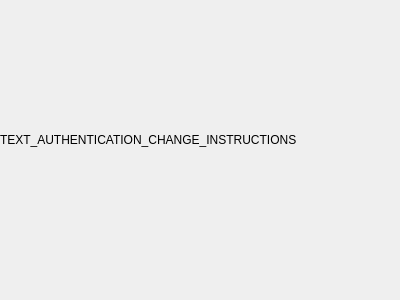
<?xml version="1.0" encoding="UTF-8"?>
<ui version="4.0">
 <class>AuthenticationChangePage1Widget</class>
 <widget class="QWidget" name="AuthenticationChangePage1Widget">
  <property name="geometry">
   <rect>
    <x>0</x>
    <y>0</y>
    <width>400</width>
    <height>300</height>
   </rect>
  </property>
  <property name="windowTitle">
   <string>Form</string>
  </property>
  <layout class="QVBoxLayout" name="verticalLayout_2">
   <property name="spacing">
    <number>0</number>
   </property>
   <property name="leftMargin">
    <number>0</number>
   </property>
   <property name="topMargin">
    <number>0</number>
   </property>
   <property name="rightMargin">
    <number>0</number>
   </property>
   <property name="bottomMargin">
    <number>0</number>
   </property>
   <item>
    <layout class="QVBoxLayout" name="verticalLayout">
     <item>
      <widget class="QLabel" name="label">
       <property name="text">
        <string>TEXT_AUTHENTICATION_CHANGE_INSTRUCTIONS</string>
       </property>
      </widget>
     </item>
     <item>
      <layout class="QVBoxLayout" name="layout_old_auth">
       <item>
        <layout class="QHBoxLayout" name="horizontalLayout">
         <item>
          <spacer name="horizontalSpacer">
           <property name="orientation">
            <enum>Qt::Horizontal</enum>
           </property>
           <property name="sizeHint" stdset="0">
            <size>
             <width>40</width>
             <height>20</height>
            </size>
           </property>
          </spacer>
         </item>
        </layout>
       </item>
      </layout>
     </item>
    </layout>
   </item>
  </layout>
 </widget>
 <resources/>
 <connections/>
</ui>
